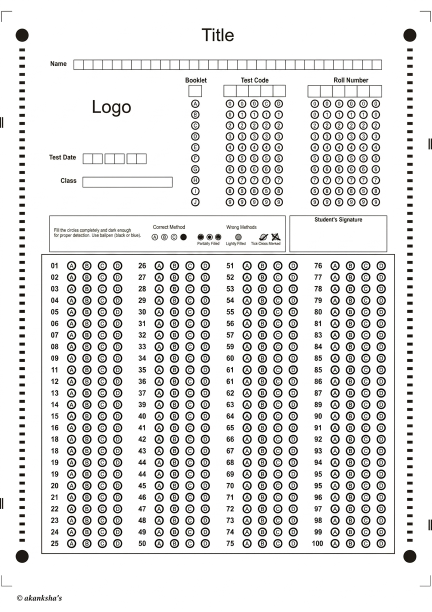
#> input picture omr_sheet_image/omr_sheet_original.png, 864 x 1223 px (shown at 1/2 size); its folder holds only this picture in this run
$ python -i utils.py   (imports and definitions only)
#> lines starting #> are read from the running program, lines starting #| are printed output that depends on the picture; after the words box and inside, x2 and y2 are one past the last pixel; in counts of white or black regions, pixels touching at a corner belong together
#> further down, picture is the input picture: shape (1223, 864, 3); mean B, G, R 229.1, 229.6, 229.9
import csv
import numpy as np
import cv2
import os
import random
import json

# [119 lines left out: functions reorder, crop_from_contour, split_boxes, load_image, not called in this run]

def process_images(img):
    """Accepts an image, processes it, and returns contours."""
    gray = cv2.cvtColor(img, cv2.COLOR_BGR2GRAY)

    # Blur + edge detection
    blur = cv2.GaussianBlur(gray, (5, 5), 0)
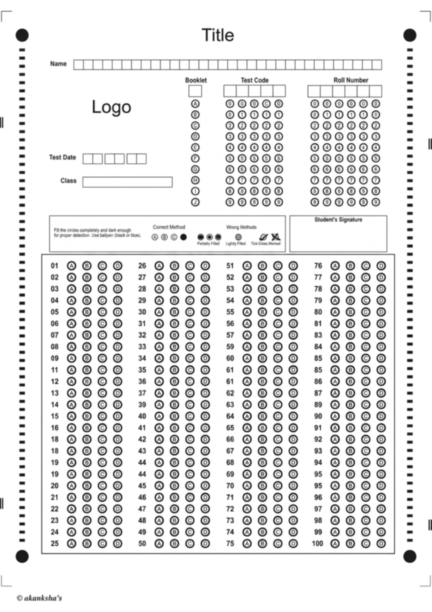
#> blur: shape (1223, 864) (shown at 1/2 size); min 18, max 255, mean 229.7
    edges = cv2.Canny(blur, 50, 150)
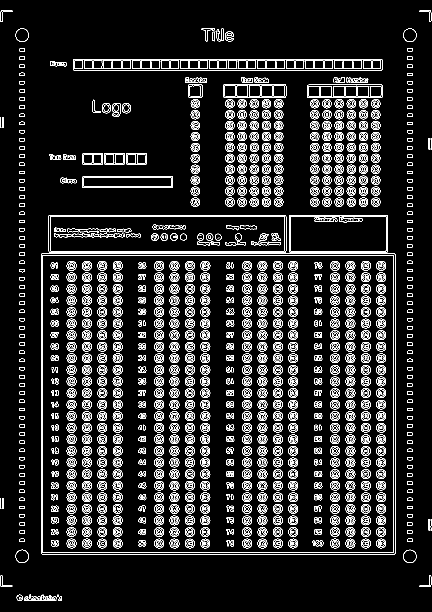
#> edges: shape (1223, 864) (shown at 1/2 size); 9.7% white in thin lines or dots

    # Find contours
    contours, _ = cv2.findContours(edges, cv2.RETR_EXTERNAL, cv2.CHAIN_APPROX_SIMPLE)
#> contours = 305 contours, 20 with area under 20; largest, box (x1, y1, x2, y2) and area: (82, 507, 791, 1109) 425505, (97, 430, 573, 505) 35143, (578, 430, 776, 505) 14574, (146, 118, 765, 141) 13594, (164, 352, 346, 376) 4156
    return contours

# [325 lines left out: functions find_largest_rectangle_contour, get_warped_rectangle, split_into_answer_boxes, threshold_answer_boxes, get_pixel_counts, get_all_pixel_counts and 5 more, not called in this run]


>>> import cv2
>>> picture = cv2.imread('omr_sheet_image/omr_sheet_original.png')
>>> result = process_images(picture)
#> result has the same summary as contours in process_images
